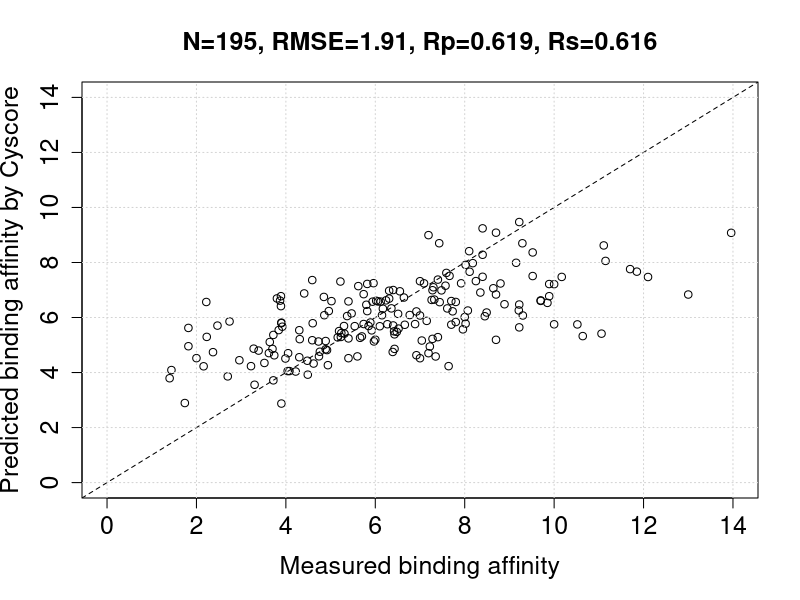

Generate this figure with R:
#!/usr/bin/env Rscript
args=commandArgs(trailingOnly=T)
d=read.csv("iyp.csv")
n=nrow(d) # Number of samples.
xylim=c(0,14)
rmse=sqrt(sum((d["predicted"] - d["pbindaff"])^2)/n)
pcor=cor(d["predicted"], d["pbindaff"], method="pearson")
scor=cor(d["predicted"], d["pbindaff"], method="spearman")
setEPS()
postscript("iyp.eps")
#tiff("iyp.tiff",compression="lzw")
par(cex.lab=1.5,cex.axis=1.5,cex.main=1.5)
plot(d[,"pbindaff"], d[,"predicted"], xlim=xylim, ylim=xylim, xlab="Measured binding affinity", ylab="Predicted binding affinity by Cyscore", main=sprintf("N=%d, RMSE=%.2f, Rp=%.3f, Rs=%.3f", n, rmse, pcor, scor))
abline(a=0, b=1, lty=2)
grid()
